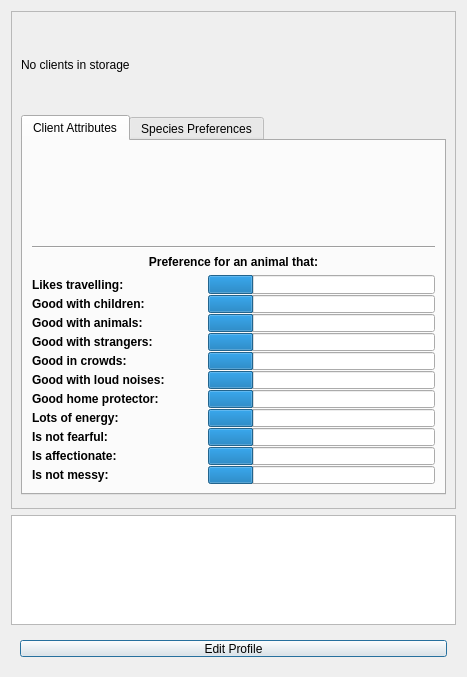
<?xml version="1.0" encoding="UTF-8"?>
<ui version="4.0">
 <class>ViewClients</class>
 <widget class="QDialog" name="ViewClients">
  <property name="geometry">
   <rect>
    <x>0</x>
    <y>0</y>
    <width>467</width>
    <height>677</height>
   </rect>
  </property>
  <property name="minimumSize">
   <size>
    <width>467</width>
    <height>420</height>
   </size>
  </property>
  <property name="maximumSize">
   <size>
    <width>467</width>
    <height>677</height>
   </size>
  </property>
  <property name="windowTitle">
   <string>Dialog</string>
  </property>
  <layout class="QGridLayout" name="gridLayout">
   <item row="0" column="0">
    <widget class="QFrame" name="frame">
     <property name="minimumSize">
      <size>
       <width>0</width>
       <height>200</height>
      </size>
     </property>
     <property name="frameShape">
      <enum>QFrame::StyledPanel</enum>
     </property>
     <property name="frameShadow">
      <enum>QFrame::Raised</enum>
     </property>
     <layout class="QGridLayout" name="gridLayout_2">
      <item row="0" column="0">
       <widget class="QLabel" name="lbContactInfo">
        <property name="minimumSize">
         <size>
          <width>440</width>
          <height>80</height>
         </size>
        </property>
        <property name="maximumSize">
         <size>
          <width>440</width>
          <height>80</height>
         </size>
        </property>
        <property name="text">
         <string>No clients in storage</string>
        </property>
        <property name="alignment">
         <set>Qt::AlignLeading|Qt::AlignLeft|Qt::AlignVCenter</set>
        </property>
       </widget>
      </item>
      <item row="1" column="0">
       <widget class="QTabWidget" name="tabWidget">
        <property name="minimumSize">
         <size>
          <width>0</width>
          <height>380</height>
         </size>
        </property>
        <property name="maximumSize">
         <size>
          <width>485</width>
          <height>380</height>
         </size>
        </property>
        <property name="currentIndex">
         <number>0</number>
        </property>
        <widget class="QWidget" name="tab">
         <attribute name="title">
          <string>Client Attributes</string>
         </attribute>
         <layout class="QVBoxLayout" name="verticalLayout_5">
          <item>
           <widget class="QLabel" name="lbClientAttributes">
            <property name="minimumSize">
             <size>
              <width>0</width>
              <height>90</height>
             </size>
            </property>
            <property name="maximumSize">
             <size>
              <width>485</width>
              <height>90</height>
             </size>
            </property>
            <property name="text">
             <string/>
            </property>
           </widget>
          </item>
          <item>
           <widget class="Line" name="line_2">
            <property name="orientation">
             <enum>Qt::Horizontal</enum>
            </property>
           </widget>
          </item>
          <item>
           <widget class="QLabel" name="label">
            <property name="font">
             <font>
              <weight>75</weight>
              <bold>true</bold>
              <underline>false</underline>
             </font>
            </property>
            <property name="text">
             <string>Preference for an animal that:</string>
            </property>
            <property name="alignment">
             <set>Qt::AlignCenter</set>
            </property>
           </widget>
          </item>
          <item>
           <layout class="QVBoxLayout" name="verticalLayout_7">
            <property name="spacing">
             <number>1</number>
            </property>
            <property name="sizeConstraint">
             <enum>QLayout::SetDefaultConstraint</enum>
            </property>
            <item>
             <layout class="QHBoxLayout" name="likesTravel_2">
              <item>
               <widget class="QLabel" name="lbLikesTravel_2">
                <property name="minimumSize">
                 <size>
                  <width>175</width>
                  <height>0</height>
                 </size>
                </property>
                <property name="font">
                 <font>
                  <weight>75</weight>
                  <bold>true</bold>
                 </font>
                </property>
                <property name="text">
                 <string>Likes travelling:</string>
                </property>
               </widget>
              </item>
              <item>
               <widget class="QProgressBar" name="barLikesTravel_2">
                <property name="minimumSize">
                 <size>
                  <width>175</width>
                  <height>0</height>
                 </size>
                </property>
                <property name="minimum">
                 <number>-1</number>
                </property>
                <property name="maximum">
                 <number>4</number>
                </property>
                <property name="value">
                 <number>0</number>
                </property>
                <property name="textVisible">
                 <bool>false</bool>
                </property>
               </widget>
              </item>
             </layout>
            </item>
            <item>
             <layout class="QHBoxLayout" name="goodwChildren_2">
              <item>
               <widget class="QLabel" name="lbChildren_2">
                <property name="minimumSize">
                 <size>
                  <width>175</width>
                  <height>0</height>
                 </size>
                </property>
                <property name="font">
                 <font>
                  <weight>75</weight>
                  <bold>true</bold>
                 </font>
                </property>
                <property name="text">
                 <string>Good with children:</string>
                </property>
               </widget>
              </item>
              <item>
               <widget class="QProgressBar" name="barChildren_2">
                <property name="minimumSize">
                 <size>
                  <width>175</width>
                  <height>0</height>
                 </size>
                </property>
                <property name="minimum">
                 <number>-1</number>
                </property>
                <property name="maximum">
                 <number>4</number>
                </property>
                <property name="value">
                 <number>0</number>
                </property>
                <property name="textVisible">
                 <bool>false</bool>
                </property>
               </widget>
              </item>
             </layout>
            </item>
            <item>
             <layout class="QHBoxLayout" name="goodwAnimals_2">
              <item>
               <widget class="QLabel" name="lbAnimals_2">
                <property name="minimumSize">
                 <size>
                  <width>175</width>
                  <height>0</height>
                 </size>
                </property>
                <property name="font">
                 <font>
                  <weight>75</weight>
                  <bold>true</bold>
                 </font>
                </property>
                <property name="text">
                 <string>Good with animals:</string>
                </property>
               </widget>
              </item>
              <item>
               <widget class="QProgressBar" name="barAnimals_2">
                <property name="minimumSize">
                 <size>
                  <width>175</width>
                  <height>0</height>
                 </size>
                </property>
                <property name="minimum">
                 <number>-1</number>
                </property>
                <property name="maximum">
                 <number>4</number>
                </property>
                <property name="value">
                 <number>0</number>
                </property>
                <property name="textVisible">
                 <bool>false</bool>
                </property>
               </widget>
              </item>
             </layout>
            </item>
            <item>
             <layout class="QHBoxLayout" name="goodwStrangers_2">
              <item>
               <widget class="QLabel" name="lbStrangers_2">
                <property name="minimumSize">
                 <size>
                  <width>175</width>
                  <height>0</height>
                 </size>
                </property>
                <property name="font">
                 <font>
                  <weight>75</weight>
                  <bold>true</bold>
                 </font>
                </property>
                <property name="text">
                 <string>Good with strangers:</string>
                </property>
               </widget>
              </item>
              <item>
               <widget class="QProgressBar" name="barStrangers_2">
                <property name="minimumSize">
                 <size>
                  <width>175</width>
                  <height>0</height>
                 </size>
                </property>
                <property name="minimum">
                 <number>-1</number>
                </property>
                <property name="maximum">
                 <number>4</number>
                </property>
                <property name="value">
                 <number>0</number>
                </property>
                <property name="textVisible">
                 <bool>false</bool>
                </property>
               </widget>
              </item>
             </layout>
            </item>
            <item>
             <layout class="QHBoxLayout" name="goodinCrowds_2">
              <item>
               <widget class="QLabel" name="lbCrowds_2">
                <property name="minimumSize">
                 <size>
                  <width>175</width>
                  <height>0</height>
                 </size>
                </property>
                <property name="font">
                 <font>
                  <weight>75</weight>
                  <bold>true</bold>
                 </font>
                </property>
                <property name="text">
                 <string>Good in crowds:</string>
                </property>
               </widget>
              </item>
              <item>
               <widget class="QProgressBar" name="barCrowds_2">
                <property name="minimumSize">
                 <size>
                  <width>175</width>
                  <height>0</height>
                 </size>
                </property>
                <property name="minimum">
                 <number>-1</number>
                </property>
                <property name="maximum">
                 <number>4</number>
                </property>
                <property name="value">
                 <number>0</number>
                </property>
                <property name="textVisible">
                 <bool>false</bool>
                </property>
               </widget>
              </item>
             </layout>
            </item>
            <item>
             <layout class="QHBoxLayout" name="goodwNoise_2">
              <item>
               <widget class="QLabel" name="lbNoise_2">
                <property name="minimumSize">
                 <size>
                  <width>175</width>
                  <height>0</height>
                 </size>
                </property>
                <property name="font">
                 <font>
                  <weight>75</weight>
                  <bold>true</bold>
                 </font>
                </property>
                <property name="text">
                 <string>Good with loud noises:</string>
                </property>
               </widget>
              </item>
              <item>
               <widget class="QProgressBar" name="barNoise_2">
                <property name="minimumSize">
                 <size>
                  <width>175</width>
                  <height>0</height>
                 </size>
                </property>
                <property name="minimum">
                 <number>-1</number>
                </property>
                <property name="maximum">
                 <number>4</number>
                </property>
                <property name="value">
                 <number>0</number>
                </property>
                <property name="textVisible">
                 <bool>false</bool>
                </property>
               </widget>
              </item>
             </layout>
            </item>
            <item>
             <layout class="QHBoxLayout" name="goodProtector_2">
              <item>
               <widget class="QLabel" name="lbProtector_2">
                <property name="minimumSize">
                 <size>
                  <width>175</width>
                  <height>0</height>
                 </size>
                </property>
                <property name="font">
                 <font>
                  <weight>75</weight>
                  <bold>true</bold>
                 </font>
                </property>
                <property name="text">
                 <string>Good home protector:</string>
                </property>
               </widget>
              </item>
              <item>
               <widget class="QProgressBar" name="barProtector_2">
                <property name="minimumSize">
                 <size>
                  <width>175</width>
                  <height>0</height>
                 </size>
                </property>
                <property name="minimum">
                 <number>-1</number>
                </property>
                <property name="maximum">
                 <number>4</number>
                </property>
                <property name="value">
                 <number>0</number>
                </property>
                <property name="textVisible">
                 <bool>false</bool>
                </property>
               </widget>
              </item>
             </layout>
            </item>
            <item>
             <layout class="QHBoxLayout" name="lvlEnergy_2">
              <item>
               <widget class="QLabel" name="lbEnergy_2">
                <property name="minimumSize">
                 <size>
                  <width>175</width>
                  <height>0</height>
                 </size>
                </property>
                <property name="font">
                 <font>
                  <weight>75</weight>
                  <bold>true</bold>
                 </font>
                </property>
                <property name="text">
                 <string>Lots of energy:</string>
                </property>
               </widget>
              </item>
              <item>
               <widget class="QProgressBar" name="barEnergy_2">
                <property name="minimumSize">
                 <size>
                  <width>175</width>
                  <height>0</height>
                 </size>
                </property>
                <property name="minimum">
                 <number>-1</number>
                </property>
                <property name="maximum">
                 <number>4</number>
                </property>
                <property name="value">
                 <number>0</number>
                </property>
                <property name="textVisible">
                 <bool>false</bool>
                </property>
               </widget>
              </item>
             </layout>
            </item>
            <item>
             <layout class="QHBoxLayout" name="lvlFear_2">
              <item>
               <widget class="QLabel" name="lbFear_2">
                <property name="minimumSize">
                 <size>
                  <width>175</width>
                  <height>0</height>
                 </size>
                </property>
                <property name="font">
                 <font>
                  <weight>75</weight>
                  <bold>true</bold>
                 </font>
                </property>
                <property name="text">
                 <string>Is not fearful:</string>
                </property>
               </widget>
              </item>
              <item>
               <widget class="QProgressBar" name="barFear_2">
                <property name="minimumSize">
                 <size>
                  <width>175</width>
                  <height>0</height>
                 </size>
                </property>
                <property name="minimum">
                 <number>-1</number>
                </property>
                <property name="maximum">
                 <number>4</number>
                </property>
                <property name="value">
                 <number>0</number>
                </property>
                <property name="textVisible">
                 <bool>false</bool>
                </property>
               </widget>
              </item>
             </layout>
            </item>
            <item>
             <layout class="QHBoxLayout" name="lvlAffection_2">
              <item>
               <widget class="QLabel" name="lbAffection_2">
                <property name="minimumSize">
                 <size>
                  <width>175</width>
                  <height>0</height>
                 </size>
                </property>
                <property name="font">
                 <font>
                  <weight>75</weight>
                  <bold>true</bold>
                 </font>
                </property>
                <property name="text">
                 <string>Is affectionate:</string>
                </property>
               </widget>
              </item>
              <item>
               <widget class="QProgressBar" name="barAffection_2">
                <property name="minimumSize">
                 <size>
                  <width>175</width>
                  <height>0</height>
                 </size>
                </property>
                <property name="minimum">
                 <number>-1</number>
                </property>
                <property name="maximum">
                 <number>4</number>
                </property>
                <property name="value">
                 <number>0</number>
                </property>
                <property name="textVisible">
                 <bool>false</bool>
                </property>
               </widget>
              </item>
             </layout>
            </item>
            <item>
             <layout class="QHBoxLayout" name="messiness_2">
              <item>
               <widget class="QLabel" name="lbMessy_2">
                <property name="minimumSize">
                 <size>
                  <width>175</width>
                  <height>0</height>
                 </size>
                </property>
                <property name="font">
                 <font>
                  <weight>75</weight>
                  <bold>true</bold>
                 </font>
                </property>
                <property name="text">
                 <string>Is not messy:</string>
                </property>
               </widget>
              </item>
              <item>
               <widget class="QProgressBar" name="barMessy_2">
                <property name="minimumSize">
                 <size>
                  <width>175</width>
                  <height>0</height>
                 </size>
                </property>
                <property name="minimum">
                 <number>-1</number>
                </property>
                <property name="maximum">
                 <number>4</number>
                </property>
                <property name="value">
                 <number>0</number>
                </property>
                <property name="textVisible">
                 <bool>false</bool>
                </property>
               </widget>
              </item>
             </layout>
            </item>
           </layout>
          </item>
         </layout>
        </widget>
        <widget class="QWidget" name="tab_3">
         <attribute name="title">
          <string>Species Preferences</string>
         </attribute>
         <layout class="QGridLayout" name="gridLayout_3">
          <item row="0" column="0">
           <layout class="QHBoxLayout" name="horizontalLayout_2">
            <item>
             <widget class="QRadioButton" name="rbSpeciesDog">
              <property name="text">
               <string>Dog</string>
              </property>
              <property name="checked">
               <bool>true</bool>
              </property>
              <attribute name="buttonGroup">
               <string notr="true">groupSpecies</string>
              </attribute>
             </widget>
            </item>
            <item>
             <widget class="QRadioButton" name="rbSpeciesCat">
              <property name="text">
               <string>Cat</string>
              </property>
              <attribute name="buttonGroup">
               <string notr="true">groupSpecies</string>
              </attribute>
             </widget>
            </item>
            <item>
             <widget class="QRadioButton" name="rbSpeciesBird">
              <property name="text">
               <string>Bird</string>
              </property>
              <attribute name="buttonGroup">
               <string notr="true">groupSpecies</string>
              </attribute>
             </widget>
            </item>
            <item>
             <widget class="QRadioButton" name="rbSpeciesLizard">
              <property name="text">
               <string>Lizard</string>
              </property>
              <attribute name="buttonGroup">
               <string notr="true">groupSpecies</string>
              </attribute>
             </widget>
            </item>
            <item>
             <widget class="QRadioButton" name="rbSpeciesRabbit">
              <property name="text">
               <string>Rabbit</string>
              </property>
              <attribute name="buttonGroup">
               <string notr="true">groupSpecies</string>
              </attribute>
             </widget>
            </item>
           </layout>
          </item>
          <item row="1" column="0">
           <widget class="Line" name="line">
            <property name="orientation">
             <enum>Qt::Horizontal</enum>
            </property>
           </widget>
          </item>
          <item row="2" column="0">
           <widget class="QLabel" name="lbBreedPreferences">
            <property name="minimumSize">
             <size>
              <width>425</width>
              <height>240</height>
             </size>
            </property>
            <property name="font">
             <font>
              <pointsize>11</pointsize>
             </font>
            </property>
            <property name="text">
             <string/>
            </property>
            <property name="alignment">
             <set>Qt::AlignLeading|Qt::AlignLeft|Qt::AlignVCenter</set>
            </property>
           </widget>
          </item>
         </layout>
        </widget>
       </widget>
      </item>
     </layout>
    </widget>
   </item>
   <item row="1" column="0">
    <widget class="QListWidget" name="clientList">
     <property name="minimumSize">
      <size>
       <width>300</width>
       <height>110</height>
      </size>
     </property>
     <property name="maximumSize">
      <size>
       <width>485</width>
       <height>110</height>
      </size>
     </property>
    </widget>
   </item>
   <item row="2" column="0">
    <widget class="QWidget" name="widget" native="true">
     <property name="maximumSize">
      <size>
       <width>467</width>
       <height>35</height>
      </size>
     </property>
     <layout class="QVBoxLayout" name="verticalLayout">
      <item>
       <widget class="QPushButton" name="buttonEdit">
        <property name="text">
         <string>Edit Profile</string>
        </property>
       </widget>
      </item>
     </layout>
    </widget>
   </item>
  </layout>
 </widget>
 <resources/>
 <connections/>
 <buttongroups>
  <buttongroup name="groupSpecies"/>
 </buttongroups>
</ui>
